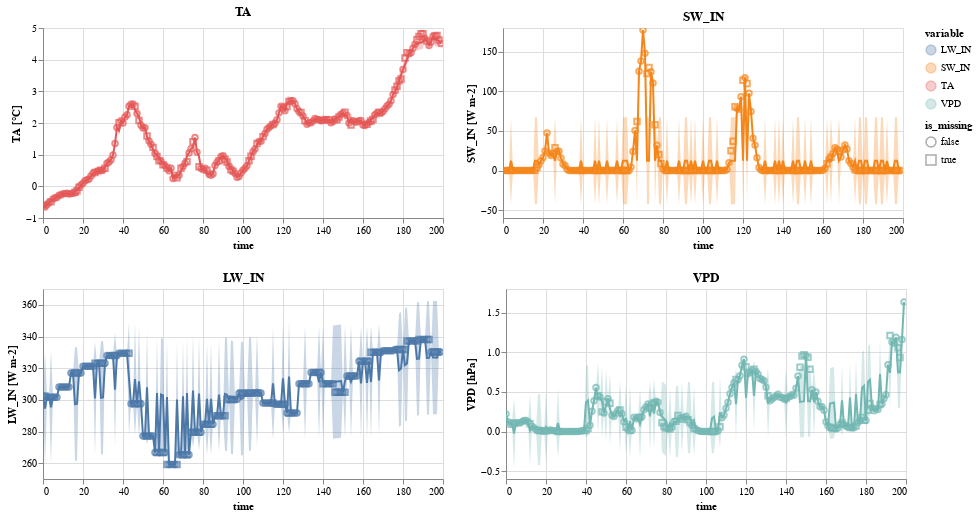

The cell this chart's notebook holds for it:
### Code cell
hai_plot = gpfa_hai.plot_pred(units=units, properties =  {'height': 190 , 'width': 400})

hai_plot.save("plots/plot_hai_winter_4_var_200_obs_random_gaps_row_20_value_10.vl.json")
hai_plot

### Figure 1 — Vega-Lite specification as saved in the notebook (floating-point values rounded to 4 significant figures; data arrays with more than 128 entries replaced by an {"elided": "..."} marker saying what was removed)
{"config": {"view": {"continuousWidth": 400, "continuousHeight": 300}}, "vconcat": [{"hconcat": [{"layer": [{"mark": "errorband", "encoding": {"color": {"field": "variable", "type": "nominal"}, "tooltip": [{"field": "std", "format": ".4", "type": "quantitative"}, {"field": "mean", "format": ".4", "type": "quantitative"}], "x": {"field": "time", "type": "quantitative"}, "y": {"field": "err_low", "scale": {"zero": false}, "title": "TA [°C]", "type": "quantitative"}, "y2": {"field": "err_high"}}, "height": 190, "transform": [{"calculate": "datum.mean - 2 * datum.std", "as": "err_low"}, {"calculate": "datum.mean + 2 * datum.std", "as": "err_high"}], "width": 400}, {"mark": "line", "encoding": {"color": {"field": "variable", "type": "nominal"}, "x": {"field": "time", "type": "quantitative"}, "y": {"field": "mean", "scale": {"zero": false}, "title": "TA [°C]", "type": "quantitative"}}, "selection": {"selector002": {"type": "interval", "bind": "scales", "encodings": ["x"]}}, "title": "TA"}, {"data": {"name": "data-26685ce7f0e54111037706e31fff61d1"}, "mark": "point", "encoding": {"color": {"field": "variable", "type": "nominal"}, "shape": {"field": "is_missing", "type": "nominal"}, "x": {"field": "time", "type": "quantitative"}, "y": {"field": "value", "scale": {"zero": false}, "title": "TA [°C]", "type": "quantitative"}}}]}, {"layer": [{"mark": "errorband", "encoding": {"color": {"field": "variable", "type": "nominal"}, "tooltip": [{"field": "std", "format": ".4", "type": "quantitative"}, {"field": "mean", "format": ".4", "type": "quantitative"}], "x": {"field": "time", "type": "quantitative"}, "y": {"field": "err_low", "scale": {"zero": false}, "title": "SW_IN [W m-2]", "type": "quantitative"}, "y2": {"field": "err_high"}}, "height": 190, "transform": [{"calculate": "datum.mean - 2 * datum.std", "as": "err_low"}, {"calculate": "datum.mean + 2 * datum.std", "as": "err_high"}], "width": 400}, {"mark": "line", "encoding": {"color": {"field": "variable", "type": "nominal"}, "x": {"field": "time", "type": "quantitative"}, "y": {"field": "mean", "scale": {"zero": false}, "title": "SW_IN [W m-2]", "type": "quantitative"}}, "selection": {"selector002": {"type": "interval", "bind": "scales", "encodings": ["x"]}}, "title": "SW_IN"}, {"data": {"name": "data-61a38f88a3ae3035cf65c8ca7ffde577"}, "mark": "point", "encoding": {"color": {"field": "variable", "type": "nominal"}, "shape": {"field": "is_missing", "type": "nominal"}, "x": {"field": "time", "type": "quantitative"}, "y": {"field": "value", "scale": {"zero": false}, "title": "SW_IN [W m-2]", "type": "quantitative"}}}], "data": {"name": "data-b0152c8cb32e5ac21b45c942b655a8c7"}}], "data": {"name": "data-333c8ad773f489432b99c635dfe652b2"}}, {"hconcat": [{"layer": [{"mark": "errorband", "encoding": {"color": {"field": "variable", "type": "nominal"}, "tooltip": [{"field": "std", "format": ".4", "type": "quantitative"}, {"field": "mean", "format": ".4", "type": "quantitative"}], "x": {"field": "time", "type": "quantitative"}, "y": {"field": "err_low", "scale": {"zero": false}, "title": "LW_IN [W m-2]", "type": "quantitative"}, "y2": {"field": "err_high"}}, "height": 190, "transform": [{"calculate": "datum.mean - 2 * datum.std", "as": "err_low"}, {"calculate": "datum.mean + 2 * datum.std", "as": "err_high"}], "width": 400}, {"mark": "line", "encoding": {"color": {"field": "variable", "type": "nominal"}, "x": {"field": "time", "type": "quantitative"}, "y": {"field": "mean", "scale": {"zero": false}, "title": "LW_IN [W m-2]", "type": "quantitative"}}, "selection": {"selector002": {"type": "interval", "bind": "scales", "encodings": ["x"]}}, "title": "LW_IN"}, {"data": {"name": "data-3a50e4f3cd80ed511e5df786e5328abd"}, "mark": "point", "encoding": {"color": {"field": "variable", "type": "nominal"}, "shape": {"field": "is_missing", "type": "nominal"}, "x": {"field": "time", "type": "quantitative"}, "y": {"field": "value", "scale": {"zero": false}, "title": "LW_IN [W m-2]", "type": "quantitative"}}}]}, {"layer": [{"mark": "errorband", "encoding": {"color": {"field": "variable", "type": "nominal"}, "tooltip": [{"field": "std", "format": ".4", "type": "quantitative"}, {"field": "mean", "format": ".4", "type": "quantitative"}], "x": {"field": "time", "type": "quantitative"}, "y": {"field": "err_low", "scale": {"zero": false}, "title": "VPD [hPa]", "type": "quantitative"}, "y2": {"field": "err_high"}}, "height": 190, "transform": [{"calculate": "datum.mean - 2 * datum.std", "as": "err_low"}, {"calculate": "datum.mean + 2 * datum.std", "as": "err_high"}], "width": 400}, {"mark": "line", "encoding": {"color": {"field": "variable", "type": "nominal"}, "x": {"field": "time", "type": "quantitative"}, "y": {"field": "mean", "scale": {"zero": false}, "title": "VPD [hPa]", "type": "quantitative"}}, "selection": {"selector002": {"type": "interval", "bind": "scales", "encodings": ["x"]}}, "title": "VPD"}, {"data": {"name": "data-ae48b57ec8ddf73f641838d89aa39a1b"}, "mark": "point", "encoding": {"color": {"field": "variable", "type": "nominal"}, "shape": {"field": "is_missing", "type": "nominal"}, "x": {"field": "time", "type": "quantitative"}, "y": {"field": "value", "scale": {"zero": false}, "title": "VPD [hPa]", "type": "quantitative"}}}], "data": {"name": "data-7219df9c97105480288afbb98c848eed"}}], "data": {"name": "data-eee16572b5e057a9801ad0dbc9a6c72c"}}, {"hconcat": []}, {"hconcat": []}, {"hconcat": []}, {"hconcat": []}, {"hconcat": []}, {"hconcat": []}, {"hconcat": []}, {"hconcat": []}, {"hconcat": []}, {"hconcat": []}, {"hconcat": []}, {"hconcat": []}, {"hconcat": []}, {"hconcat": []}, {"hconcat": []}, {"hconcat": []}, {"hconcat": []}, {"hconcat": []}, {"hconcat": []}, {"hconcat": []}, {"hconcat": []}, {"hconcat": []}, {"hconcat": []}, {"hconcat": []}, {"hconcat": []}, {"hconcat": []}, {"hconcat": []}, {"hconcat": []}, {"hconcat": []}, {"hconcat": []}, {"hconcat": []}, {"hconcat": []}, {"hconcat": []}, {"hconcat": []}, {"hconcat": []}, {"hconcat": []}, {"hconcat": []}, {"hconcat": []}, {"hconcat": []}, {"hconcat": []}, {"hconcat": []}, {"hconcat": []}, {"hconcat": []}, {"hconcat": []}, {"hconcat": []}, {"hconcat": []}, {"hconcat": []}, {"hconcat": []}, {"hconcat": []}, {"hconcat": []}, {"hconcat": []}, {"hconcat": []}, {"hconcat": []}, {"hconcat": []}, {"hconcat": []}, {"hconcat": []}, {"hconcat": []}, {"hconcat": []}, {"hconcat": []}, {"hconcat": []}, {"hconcat": []}, {"hconcat": []}, {"hconcat": []}, {"hconcat": []}, {"hconcat": []}, {"hconcat": []}, {"hconcat": []}, {"hconcat": []}, {"hconcat": []}, {"hconcat": []}, {"hconcat": []}, {"hconcat": []}, {"hconcat": []}, {"hconcat": []}, {"hconcat": []}, {"hconcat": []}, {"hconcat": []}, {"hconcat": []}, {"hconcat": []}, {"hconcat": []}, {"hconcat": []}, {"hconcat": []}, {"hconcat": []}, {"hconcat": []}, {"hconcat": []}, {"hconcat": []}, {"hconcat": []}, {"hconcat": []}, {"hconcat": []}, {"hconcat": []}, {"hconcat": []}, {"hconcat": []}, {"hconcat": []}, {"hconcat": []}, {"hconcat": []}, {"hconcat": []}, {"hconcat": []}, {"hconcat": []}, {"hconcat": []}, {"hconcat": []}, {"hconcat": []}, {"hconcat": []}, {"hconcat": []}, {"hconcat": []}, {"hconcat": []}, {"hconcat": []}, {"hconcat": []}, {"hconcat": []}, {"hconcat": []}, {"hconcat": []}, {"hconcat": []}, {"hconcat": []}, {"hconcat": []}, {"hconcat": []}, {"hconcat": []}, {"hconcat": []}, {"hconcat": []}, {"hconcat": []}, {"hconcat": []}, {"hconcat": []}, {"hconcat": []}, {"hconcat": []}, {"hconcat": []}, {"hconcat": []}, {"hconcat": []}, {"hconcat": []}, {"hconcat": []}, {"hconcat": []}, {"hconcat": []}, {"hconcat": []}, {"hconcat": []}, {"hconcat": []}, {"hconcat": []}, {"hconcat": []}, {"hconcat": []}, {"hconcat": []}, {"hconcat": []}, {"hconcat": []}, {"hconcat": []}, {"hconcat": []}, {"hconcat": []}, {"hconcat": []}, {"hconcat": []}, {"hconcat": []}, {"hconcat": []}, {"hconcat": []}, {"hconcat": []}, {"hconcat": []}, {"hconcat": []}, {"hconcat": []}, {"hconcat": []}, {"hconcat": []}, {"hconcat": []}, {"hconcat": []}, {"hconcat": []}, {"hconcat": []}, {"hconcat": []}, {"hconcat": []}, {"hconcat": []}, {"hconcat": []}, {"hconcat": []}, {"hconcat": []}, {"hconcat": []}, {"hconcat": []}, {"hconcat": []}, {"hconcat": []}, {"hconcat": []}, {"hconcat": []}, {"hconcat": []}, {"hconcat": []}, {"hconcat": []}, {"hconcat": []}, {"hconcat": []}, {"hconcat": []}, {"hconcat": []}, {"hconcat": []}, {"hconcat": []}, {"hconcat": []}, {"hconcat": []}, {"hconcat": []}, {"hconcat": []}, {"hconcat": []}, {"hconcat": []}, {"hconcat": []}, {"hconcat": []}, {"hconcat": []}, {"hconcat": []}, {"hconcat": []}, {"hconcat": []}, {"hconcat": []}, {"hconcat": []}, {"hconcat": []}, {"hconcat": []}, {"hconcat": []}, {"hconcat": []}, {"hconcat": []}, {"hconcat": []}, {"hconcat": []}, {"hconcat": []}, {"hconcat": []}, {"hconcat": []}, {"hconcat": []}, {"hconcat": []}, {"hconcat": []}, {"hconcat": []}, {"hconcat": []}, {"hconcat": []}, {"hconcat": []}, {"hconcat": []}, {"hconcat": []}, {"hconcat": []}, {"hconcat": []}, {"hconcat": []}, {"hconcat": []}, {"hconcat": []}, {"hconcat": []}, {"hconcat": []}, {"hconcat": []}, {"hconcat": []}, {"hconcat": []}, {"hconcat": []}, {"hconcat": []}, {"hconcat": []}, {"hconcat": []}, {"hconcat": []}, {"hconcat": []}, {"hconcat": []}, {"hconcat": []}, {"hconcat": []}, {"hconcat": []}, {"hconcat": []}, {"hconcat": []}, {"hconcat": []}, {"hconcat": []}, {"hconcat": []}, {"hconcat": []}, {"hconcat": []}, {"hconcat": []}, {"hconcat": []}, {"hconcat": []}, {"hconcat": []}, {"hconcat": []}, {"hconcat": []}, {"hconcat": []}, {"hconcat": []}, {"hconcat": []}, {"hconcat": []}, {"hconcat": []}, {"hconcat": []}, {"hconcat": []}, {"hconcat": []}, {"hconcat": []}, {"hconcat": []}, {"hconcat": []}, {"hconcat": []}, {"hconcat": []}, {"hconcat": []}, {"hconcat": []}, {"hconcat": []}, {"hconcat": []}, {"hconcat": []}, {"hconcat": []}, {"hconcat": []}, {"hconcat": []}, {"hconcat": []}, {"hconcat": []}, {"hconcat": []}, {"hconcat": []}, {"hconcat": []}, {"hconcat": []}, {"hconcat": []}, {"hconcat": []}, {"hconcat": []}, {"hconcat": []}, {"hconcat": []}, {"hconcat": []}, {"hconcat": []}, {"hconcat": []}, {"hconcat": []}, {"hconcat": []}, {"hconcat": []}, {"hconcat": []}, {"hconcat": []}, {"hconcat": []}, {"hconcat": []}, {"hconcat": []}, {"hconcat": []}, {"hconcat": []}, {"hconcat": []}, {"hconcat": []}, {"hconcat": []}, {"hconcat": []}, {"hconcat": []}, {"hconcat": []}, {"hconcat": []}, {"hconcat": []}, {"hconcat": []}, {"hconcat": []}, {"hconcat": []}, {"hconcat": []}, {"hconcat": []}, {"hconcat": []}, {"hconcat": []}, {"hconcat": []}, {"hconcat": []}, {"hconcat": []}, {"hconcat": []}, {"hconcat": []}, {"hconcat": []}, {"hconcat": []}, {"hconcat": []}, {"hconcat": []}, {"hconcat": []}, {"hconcat": []}, {"hconcat": []}, {"hconcat": []}, {"hconcat": []}, {"hconcat": []}, {"hconcat": []}, {"hconcat": []}, {"hconcat": []}, {"hconcat": []}, {"hconcat": []}, {"hconcat": []}, {"hconcat": []}, {"hconcat": []}, {"hconcat": []}, {"hconcat": []}, {"hconcat": []}, {"hconcat": []}, {"hconcat": []}, {"hconcat": []}, {"hconcat": []}, {"hconcat": []}, {"hconcat": []}, {"hconcat": []}, {"hconcat": []}, {"hconcat": []}, {"hconcat": []}, {"hconcat": []}, {"hconcat": []}, {"hconcat": []}, {"hconcat": []}, {"hconcat": []}, {"hconcat": []}, {"hconcat": []}, {"hconcat": []}, {"hconcat": []}, {"hconcat": []}, {"hconcat": []}, {"hconcat": []}, {"hconcat": []}, {"hconcat": []}, {"hconcat": []}, {"hconcat": []}, {"hconcat": []}, {"hconcat": []}, {"hconcat": []}, {"hconcat": []}, {"hconcat": []}, {"hconcat": []}, {"hconcat": []}, {"hconcat": []}, {"hconcat": []}, {"hconcat": []}, {"hconcat": []}, {"hconcat": []}, {"hconcat": []}, {"hconcat": []}, {"hconcat": []}, {"hconcat": []}, {"hconcat": []}, {"hconcat": []}, {"hconcat": []}, {"hconcat": []}, {"hconcat": []}, {"hconcat": []}, {"hconcat": []}, {"hconcat": []}, {"hconcat": []}, {"hconcat": []}, {"hconcat": []}, {"hconcat": []}, {"hconcat": []}, {"hconcat": []}, {"hconcat": []}, {"hconcat": []}, {"hconcat": []}, {"hconcat": []}, {"hconcat": []}, {"hconcat": []}, {"hconcat": []}, {"hconcat": []}, {"hconcat": []}, {"hconcat": []}, {"hconcat": []}, {"hconcat": []}, {"hconcat": []}], "$schema": "https://vega.github.io/schema/vega-lite/v4.17.0.json", "datasets": {"data-333c8ad773f489432b99c635dfe652b2": {"elided": "200 records"}, "data-26685ce7f0e54111037706e31fff61d1": {"elided": "200 records"}, "data-b0152c8cb32e5ac21b45c942b655a8c7": {"elided": "200 records"}, "data-61a38f88a3ae3035cf65c8ca7ffde577": {"elided": "200 records"}, "data-eee16572b5e057a9801ad0dbc9a6c72c": {"elided": "200 records"}, "data-3a50e4f3cd80ed511e5df786e5328abd": {"elided": "200 records"}, "data-7219df9c97105480288afbb98c848eed": {"elided": "200 records"}, "data-ae48b57ec8ddf73f641838d89aa39a1b": {"elided": "200 records"}}}
